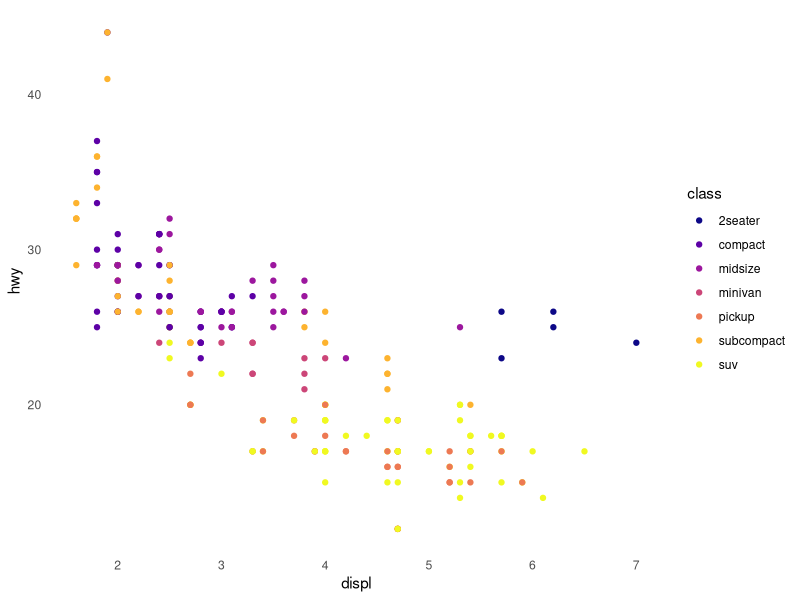
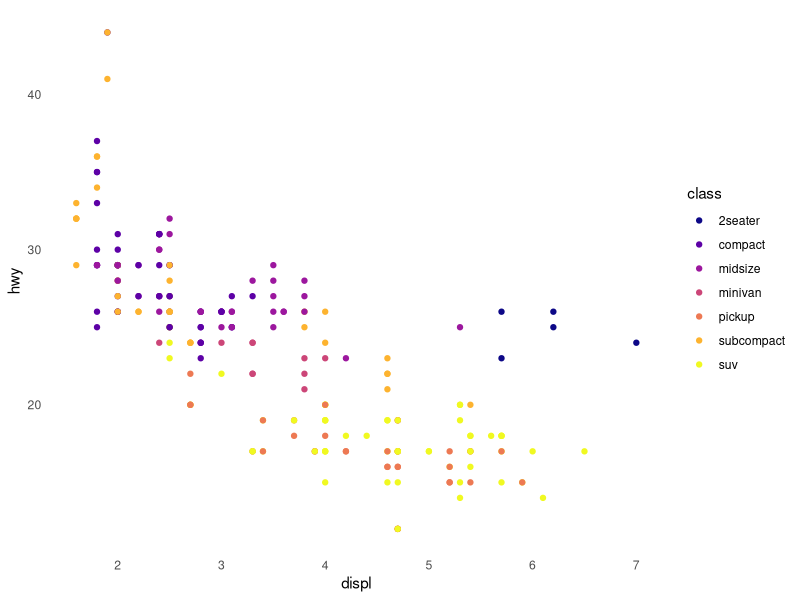
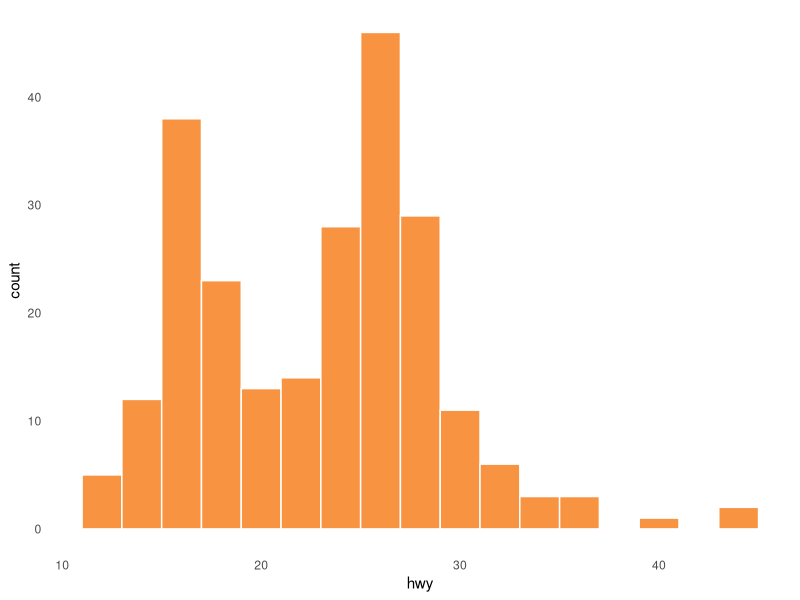

The R script that drew these images, in order:
## ---- chunk 1
#| dev: svg

library(ggplot2)

ggplot(mpg, aes(displ, hwy, color = class)) +
  geom_point() +
  theme_minimal() +
  theme(panel.grid = element_blank()) +
  scale_color_viridis_d(option = "C")
## ---- chunk 2
#| dev: svg

library(ggplot2)

ggplot(mpg, aes(displ, hwy, color = class)) +
  geom_point() +
  theme_minimal() +
  theme(panel.grid = element_blank()) +
  scale_color_viridis_d(option = "C")
## ---- chunk 3
#| dev: svg

library(ggplot2)

ggplot(mpg, aes(hwy)) +
  geom_histogram(binwidth = 2, fill = "#F89441", color = "white") +
  theme_minimal() +
  theme(panel.grid = element_blank())
